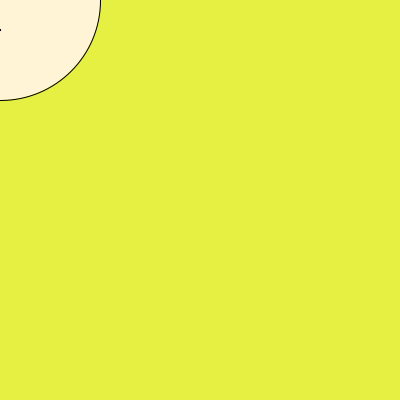
Frame 1 (no input)
Frame 60 (the mouse pressed at the canvas centre just before this capture): identical to frame 1, image omitted
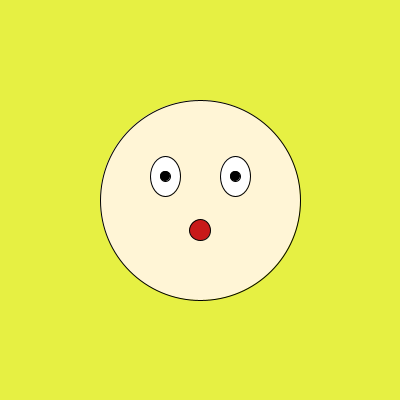
Frame 120 (the mouse held since frame 60 and released just before this capture)

The Processing sketch that drew these frames (run headless with seeded random() and noise(); from frame 60 on, the mouse is pressed at the canvas centre):

// Processing sketch: processing_181771
// ── processing_181771.pde



float mesura=20;
float mida=10;

void setup () {
  size (400,400);
  
}

void draw () {
    background (230, 240, 67);
    // ........................................cara
    fill (255,245,214);
  ellipse (mouseX,mouseY,mesura*10,mesura*10);
  //...........................................boca
  fill (242,42,42);
  fill (mouseX, 25,25);
  ellipse (mouseX, mouseY+mesura*1.5,mida/10+mouseY/10,mida/10+mouseX/10);
//.............................................ull dret
fill (255);
ellipse (mouseX+mesura+15,mouseY-mesura*1.2, mida*3 , mida*4);
//nineta
fill (0);
ellipse (mouseX+mesura+15,mouseY-mesura*1.2, mida, mida);
// ............................................ull esquerre
fill (255);
ellipse (mouseX-mesura-15,mouseY-mesura*1.2, mida*3 , mida*4);
//nineta
fill (0);
ellipse (mouseX-mesura-15,mouseY-mesura*1.2, mida, mida);
}
  
